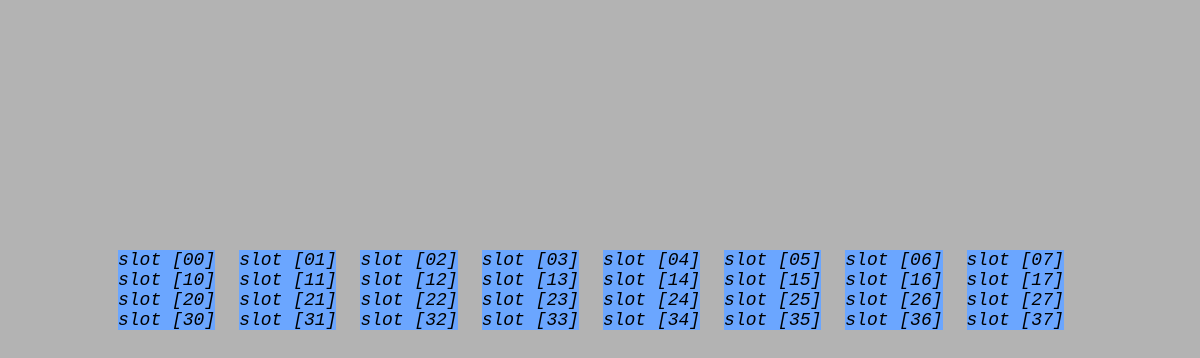
Page /slotStatus/ (signed in) on the committed database.
### personal/models.py (models this page shows)
class parking_slot(models.Model) :
    booked_time = models.TimeField(null=True)
    end_time = models.TimeField(null=True)
    slot_id = models.CharField(max_length=10, primary_key=True)
    is_occupied = models.BooleanField(default=False)
    available_increment = models.PositiveSmallIntegerField(default=60)
    vehicle_id = models.CharField(max_length=20, null=True, blank=True)
    def __str__(self):
        return "slot " + "[" + self.slot_id + "]"

### personal/views.py (the view)
# urls.py: path('slotStatus/', slot_status_view, name="slotStatus"),
def slot_status_view(request) :
    context = {}
    context['slots'] = parking_slot.objects.all()
    context['col'] = SLOT_COLUMN
    context['row'] = SLOT_ROW
    return render(request, 'personal/slot_status.html', context)

### personal/views.py (called while the page is built)
@register.filter
def my_get(i, j) :
    slots = parking_slot.objects.all()
    ind1 = i - 1
    ind2 = j - 1
    slot_ind = ind1*8 + ind2
    return slots[slot_ind]

### personal/templates/personal/slot_status.html (shortened to what this page needs)
{% load static %}
{% block content %}
    <head>
    </head>
        <body class="bg">
            <div style="margin-top: 250px">
                <div style="margin-left: 100px">
                    {% with ''|center:col as col_range %}
                    {% for i in col_range %}
                        {% with 1|my_get:forloop.counter as the_slot %}
                        {% if the_slot.is_occupied %}
                            <em class="occ">{{the_slot.vehicle_id}}</em>
                        {% else %}
                            {% if not request.user.is_staff %}
                                <a href="{% url 'slotBooking' the_slot.slot_id %}"><em class="unocc">{{the_slot}}</em></a>
                            {% else %}
                                <em class="unocc">{{the_slot}}</em>
                            {% endif %}
                        {% endif %}
                        {% endwith %}
                    {% endfor %}
                    {% endwith %}
                </div>
                <div style="margin-left: 100px">
                    {% with ''|center:col as col_range %}
                    {% for i in col_range %}
                        {% with 2|my_get:forloop.counter as the_slot %}
                        {% if the_slot.is_occupied %}
                            <em class="occ">{{the_slot.vehicle_id}}</em>
                        {% else %}
                            {% if not request.user.is_staff %}
                                <a href="{% url 'slotBooking' the_slot.slot_id %}"><em class="unocc">{{the_slot}}</em></a>
                            {% else %}
                                <em class="unocc">{{the_slot}}</em>
                            {% endif %}
                        {% endif %}
                        {% endwith %}
                    {% endfor %}
                    {% endwith %}
                </div>
                <div style="margin-left: 100px">
                    {% with ''|center:col as col_range %}
                    {% for i in col_range %}
                        {% with 3|my_get:forloop.counter as the_slot %}
                        {% if the_slot.is_occupied %}
                            <em class="occ">{{the_slot.vehicle_id}}</em>
                        {% else %}
                            {% if not request.user.is_staff %}
                                <a href="{% url 'slotBooking' the_slot.slot_id %}"><em class="unocc">{{the_slot}}</em></a>
                            {% else %}
                                <em class="unocc">{{the_slot}}</em>
                            {% endif %}
                        {% endif %}
                        {% endwith %}
                    {% endfor %}
                    {% endwith %}
                </div>
                <div style="margin-left: 100px">
                    {% with ''|center:col as col_range %}
                    {% for i in col_range %}
                        {% with 4|my_get:forloop.counter as the_slot %}
                        {% if the_slot.is_occupied %}
                            <em class="occ">{{the_slot.vehicle_id}}</em>
                        {% else %}
                            {% if not request.user.is_staff %}
                                <a href="{% url 'slotBooking' the_slot.slot_id %}"><em class="unocc">{{the_slot}}</em></a>
                            {% else %}
                                <em class="unocc">{{the_slot}}</em>
                            {% endif %}
                        {% endif %}
                        {% endwith %}
                    {% endfor %}
                    {% endwith %}
                </div>
            </div>
        </body>
{% endblock %}

### personal/templates/personal/slot_status.html (style rules this page uses)
.bg { background-color: rgb(179, 179, 179); }
.unocc { font-size: 18px; font-family: monospace; margin: 10px; background:rgb(107, 166, 255); text-align:justify; text-align: center; margin-bottom: 10px; }

### rows in the picture
parking_slot: col_range "slot [00]"
parking_slot: col_range "slot [01]"
parking_slot: col_range "slot [02]"
parking_slot: col_range "slot [03]"
parking_slot: col_range "slot [04]"
parking_slot: col_range "slot [05]"
parking_slot: col_range "slot [06]"
parking_slot: col_range "slot [07]"
parking_slot: col_range "slot [10]"
parking_slot: col_range "slot [11]"
parking_slot: col_range "slot [12]"
parking_slot: col_range "slot [13]"
parking_slot: col_range "slot [14]"
parking_slot: col_range "slot [15]"
parking_slot: col_range "slot [16]"
parking_slot: col_range "slot [17]"
parking_slot: col_range "slot [20]"
parking_slot: col_range "slot [21]"
parking_slot: col_range "slot [22]"
parking_slot: col_range "slot [23]"
parking_slot: col_range "slot [24]"
parking_slot: col_range "slot [25]"
parking_slot: col_range "slot [26]"
parking_slot: col_range "slot [27]"
parking_slot: col_range "slot [30]"
parking_slot: col_range "slot [31]"
parking_slot: col_range "slot [32]"
parking_slot: col_range "slot [33]"
parking_slot: col_range "slot [34]"
parking_slot: col_range "slot [35]"
parking_slot: col_range "slot [36]"
parking_slot: col_range "slot [37]"
